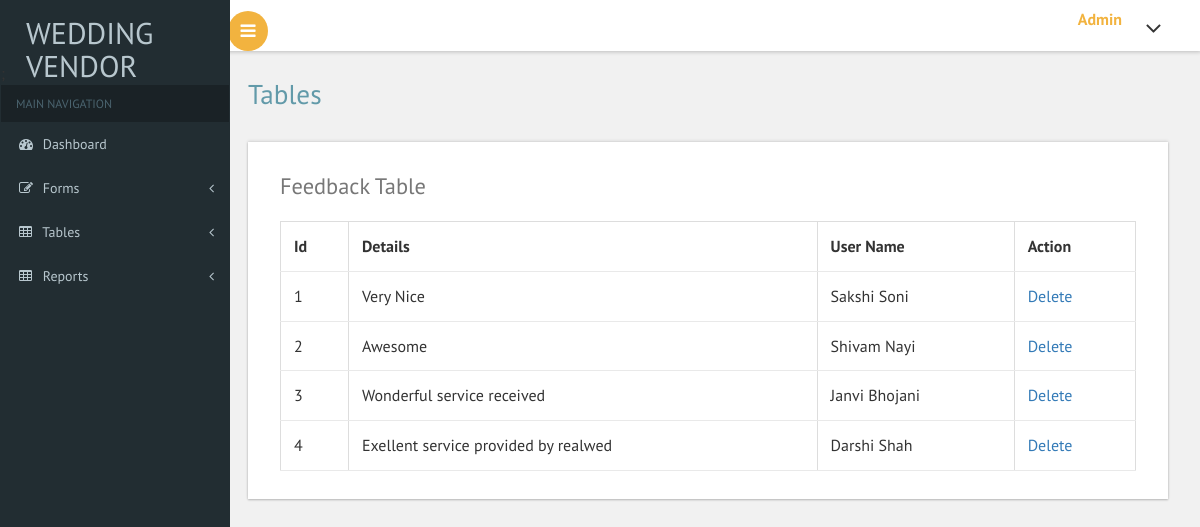
Screenshot of /admin/feedback_tbl.php (signed in) with the database file from the repository.
### tables this page shows
CREATE TABLE `tbl_feedback` (
  `feedback_id` int(10) NOT NULL,
  `feedback_details` varchar(250) NOT NULL,
  `feedback_date` date NOT NULL,
  `user_id` int(10) NOT NULL
);

CREATE TABLE `tbl_user` (
  `user_id` int(10) NOT NULL,
  `user_name` varchar(20) NOT NULL,
  `user_gender` text NOT NULL,
  `user_email` varchar(30) NOT NULL,
  `user_password` varchar(10) NOT NULL,
  `user_address` text NOT NULL,
  `user_date_of_birth` date NOT NULL
);

### admin/feedback_tbl.php (the view, shortened to what this page needs)
<!DOCTYPE HTML>
<html>
<head>
<link href="css/bootstrap.css" rel='stylesheet' type='text/css' />
<link href="css/style.css" rel='stylesheet' type='text/css' />
<link href="css/font-awesome.css" rel="stylesheet">
 <link href='css/SidebarNav.min.css' media='all' rel='stylesheet' type='text/css'/>
<link href="css/custom.css" rel="stylesheet">
</head>
<body class="cbp-spmenu-push">
<div class="main-content">
	<?php
		include './themepart/sidebar.php';
    ?>
		</div>
		<?php
			include './themepart/header.php';
		?>
		<div id="page-wrapper">
			<div class="main-page">
				<div class="tables">
					<h2 class="title1">Tables</h2>
					<div class="table-responsive bs-example widget-shadow">
						<h4>Feedback Table</h4>
						<table class="table table-bordered"> <thead>
							<tr><th>Id</th>
                                <th>Details</th>
							 	  <th>User Name</th>
								   <th>Action</th>
							</tr> </thead>
<?php
$connection = mysqli_connect("localhost","root","","wedding_old");
$query = mysqli_query($connection,"
SELECT
    `tbl_feedback`.`feedback_id`
    , `tbl_feedback`.`feedback_details`
    , `tbl_feedback`.`feedback_date`
    , `tbl_user`.`user_name`
FROM
    `tbl_feedback`
    INNER JOIN `tbl_user`
        ON (`tbl_feedback`.`user_id` = `tbl_user`.`user_id`);") or die(mysqli_error($connection));
while($row = mysqli_fetch_array($query))
{
        echo "<td>{$row['feedback_id']} </td><td>{$row['feedback_details']} </td>  <td>{$row['user_name']} </td>";
		echo "<td><a href = '?did={$row['feedback_id']}'>Delete</a></td>";
}
    echo "</table>";
?></table>
					</div>
				</div>
			</div>
		</div>
</body>
</html>

### admin/css/custom.css (style rules this page uses)
#page-wrapper { padding:5em 2em 2.5em; background-color: #F1F1F1; }

### rows the page displays
tbl_feedback: feedback_id "1", feedback_details "Very Nice", user.user_name "Sakshi Soni"
tbl_feedback: feedback_id "2", feedback_details "Awesome", user.user_name "Shivam Nayi"
tbl_feedback: feedback_id "3", feedback_details "Wonderful service received", user.user_name "Janvi Bhojani"
tbl_feedback: feedback_id "4", feedback_details "Exellent service provided by realwed", user.user_name "Darshi Shah"
